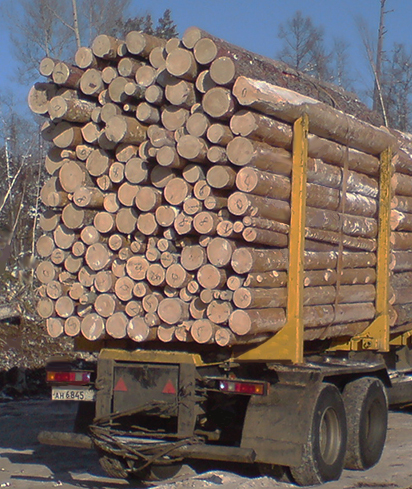
%> input picture img/done/4.jpg, 412 x 489 px
$ octave detect.m   (GNU Octave 9; MATLAB toolbox functions it lacks are replaced by stand-ins)
%> lines starting %> are read from the running program, lines starting %| are printed output that depends on the picture; in (x1, y1, x2, y2) boxes, pixels count from 0 and x2, y2 are one past the last pixel; in counts of white or black regions, pixels touching at a corner belong together; the program's own positions count from 1
clc; clear;

%%%%%%%%%%%%%%%%%%%%%%%%%%%%%%%%%%%%%%%%%%%%%%%%%%%%%%%%%%%%%%%%%%%%%%%%%%
% im = imread("test_1.jpg");
% imgray = rgb2gray(im);
% imbin = imbinarize(imgray);
% im = edge(imgray, 'prewitt');
%
%
% % im = imclose(im, ones(3));
% % im = bwmorph(im, 'thin', Inf);
%
%
%
%
% imshow(im);

%%%%%%%%%%%%%%%%%%%%%%%%%%%%%%%%%%%%%%%%%%%%%%%%%%%%%%%%%%%%%%%%%%%%%%%%%%

im = imresize(double(imread('img/done/4.jpg'))/255, [1000 NaN]);
im = rgb2gray(im);
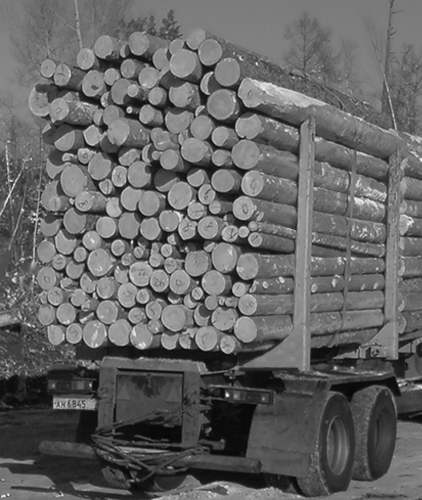
%> im: size 1000x843 double (shown at 1/2 size); min 0.0175, max 1.03, mean 0.419; drawn with min black and max white
% figure imshow(im);
% figure imhist(im);

[level,EM] = graythresh(im);
%> level = 0.388; EM = 0.707
level
%> level = 0.388
BW = imbinarize(im,level);
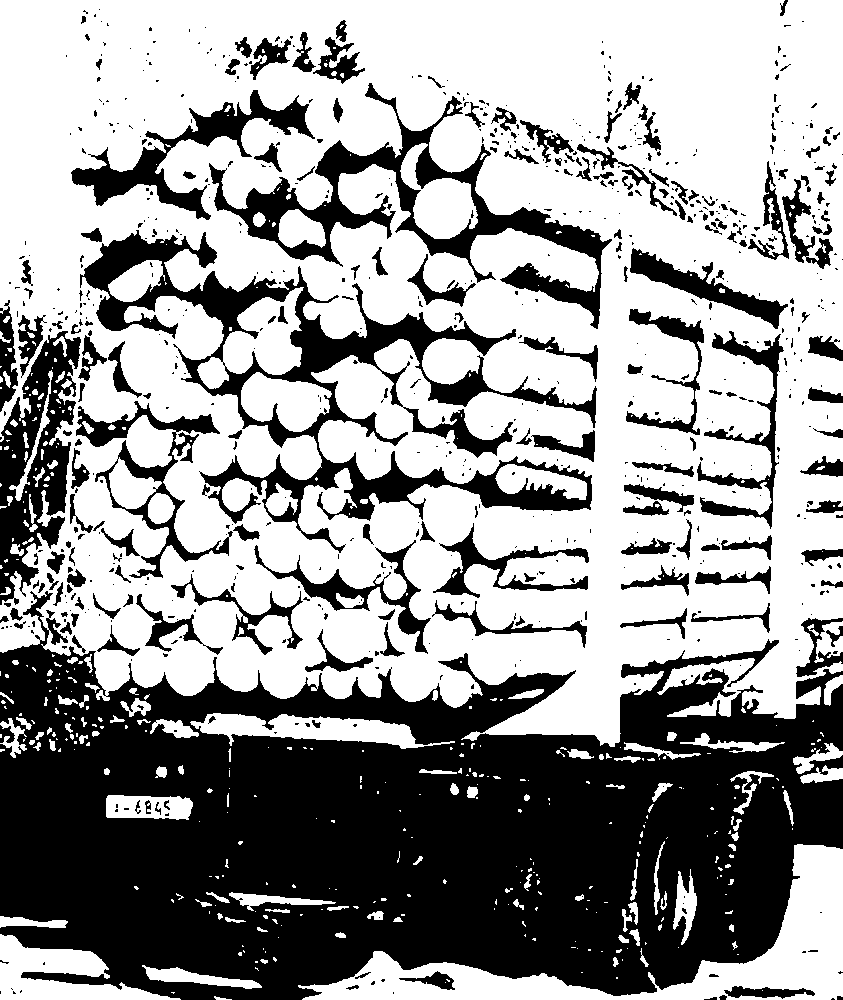
%> BW: size 1000x843 logical; 60.1% white; 745 black regions (543 under 20 px), largest, box (x1, y1, x2, y2) and area: (0, 591, 843, 1000) 216061, (80, 230, 597, 553) 30960, (209, 83, 612, 329) 15941
% figure imshowpair(im,BW,'montage');

im_fill = imfill(BW, 'holes');
%> im_fill: size 1000x843 logical; 72.6% white; 26 black regions (8 under 20 px), largest, box (x1, y1, x2, y2) and area: (0, 591, 843, 1000) 215771, (0, 331, 81, 605) 10665, (0, 306, 18, 412) 1107
% figure imshow(im_fill);
im_addad = im_fill - BW;
%> im_addad: size 1000x843 double; values 0 (black) and 1 (white), 12.5% white; 731 white regions (545 under 20 px), largest, box (x1, y1, x2, y2) and area: (80, 230, 597, 553) 30960, (209, 83, 612, 329) 15941, (71, 90, 315, 220) 6643
% figure imshow(im_addad);
se = strel('square', 3);
im_addad = imopen(im_addad, se);
%> im_addad: size 1000x843 double; values 0 (black) and 1 (white), 11.4% white; 367 white regions (149 under 20 px), largest, box (x1, y1, x2, y2) and area: (210, 120, 610, 271) 13067, (182, 268, 516, 446) 8902, (264, 452, 592, 522) 7389
im_addad = imclose(im_addad, se);
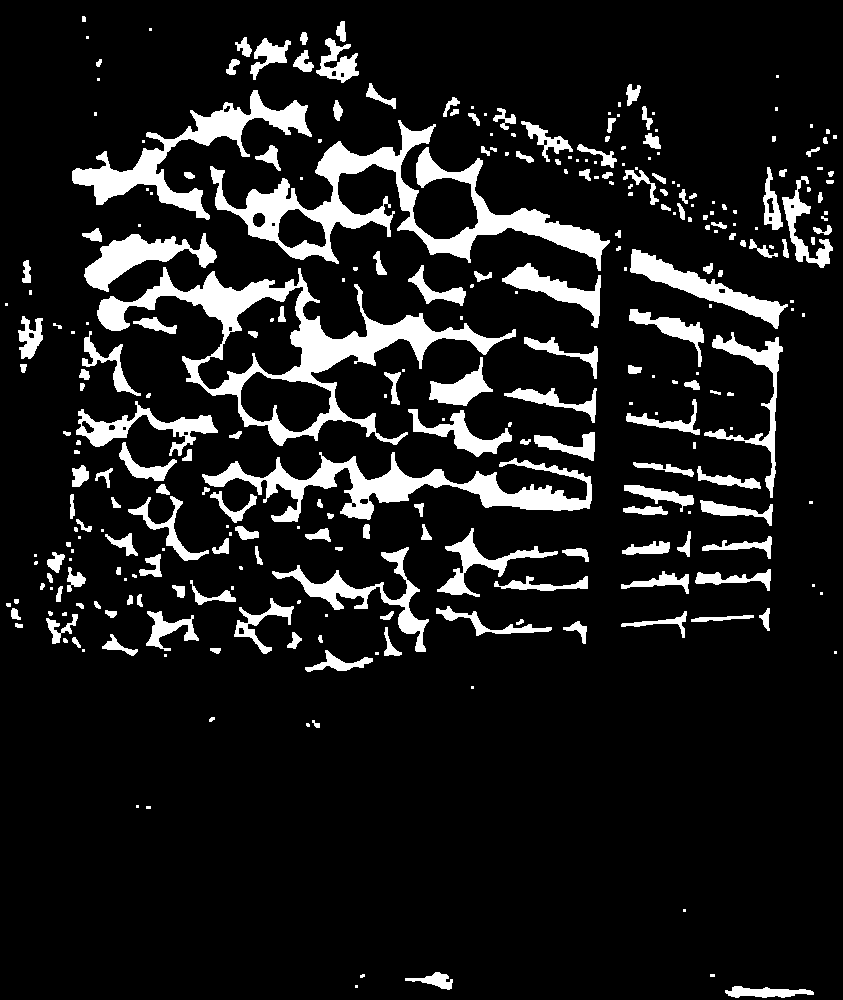
%> im_addad: size 1000x843 double; values 0 (black) and 1 (white), 11.6% white; 295 white regions (115 under 20 px), largest, box (x1, y1, x2, y2) and area: (97, 267, 516, 446) 13671, (210, 120, 610, 271) 13217, (202, 452, 592, 522) 8194
% figure imshow(im_addad);
im_addad2 = ~im_addad;
% figure, imshow(im_addad2);
im_fill = im_fill .* im_addad2;
%> im_fill: size 1000x843 double; values 0 (black) and 1 (white), 61% white; 319 black regions (122 under 20 px), largest, box (x1, y1, x2, y2) and area: (0, 591, 843, 1000) 216101, (97, 267, 516, 446) 13671, (210, 120, 610, 271) 13217
% figure, imshow(im_fill);


numberOfPixel = double(uint16(size(im, 1) * size(im, 2) * 0.001));
im_fill2 = bwareaopen(im_fill, min(numberOfPixel, 100));
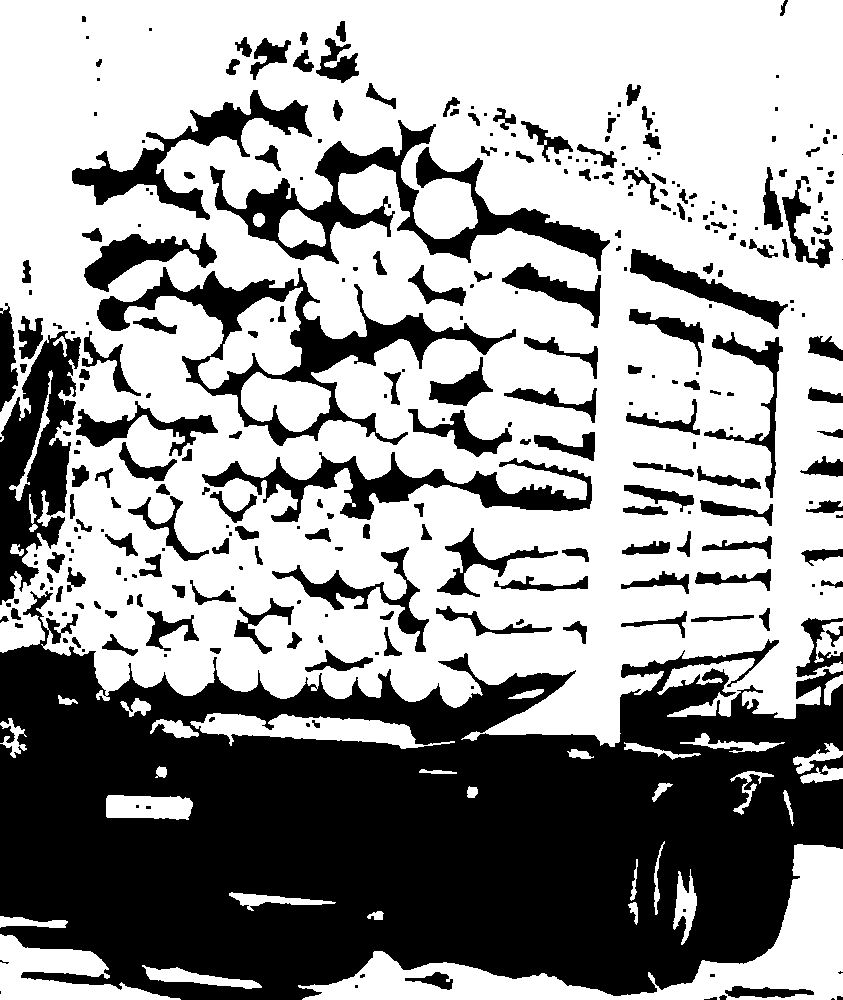
%> im_fill2: size 1000x843 logical; 60.3% white; 319 black regions (122 under 20 px)
% figure, imshow(im_fill2);
% im_fill3 = ~bwareaopen(~im_fill2, min(numberOfPixel, 50));
% figure imshow(im_fill3);

stats = regionprops(im_fill2,'BoundingBox', 'Orientation', 'EulerNumber');
%> stats = 39 regions; largest, box (x1, y1, x2, y2), Orientation and EulerNumber: (0, 0, 843, 747) -8.99 -285, (298, 844, 843, 1000) 7.93 -4, (0, 934, 181, 1000) -10.97 1, (198, 287, 303, 389) 38.59 -2, (190, 713, 455, 749) -3.3 -2
imshow(im_fill2);
% im_masked = im;
% im_masked2 = uint8(zeros(size(im)));

index = [];

for I = 1:size(stats, 1)
    upper_left_x = stats(I).BoundingBox(1);
    upper_left_y = stats(I).BoundingBox(2);
    x_width = stats(I).BoundingBox(3);
    y_width = stats(I).BoundingBox(4);
    lower_right_x = upper_left_x + x_width;
    lower_right_y = upper_left_y + y_width;
    upper_left_x_int = int32(upper_left_x);
    upper_left_y_int = int32(upper_left_y);

    nesbat = x_width/y_width;
    if nesbat < 6 && nesbat > 2 && stats(I).Orientation > -20 && stats(I).Orientation < 20 &&  stats(I).EulerNumber <= -2 && stats(I).EulerNumber >= -9
        index = [index, I];
%         disp(['I = ', num2str(I)])
    end

%     im_masked(upper_left_y_int:upper_left_y_int+y_width-1, upper_left_x_int:upper_left_x_int+x_width-1) = im_masked(upper_left_y_int:upper_left_y_int+y_width-1, upper_left_x_int:upper_left_x_int+x_width-1) .* uint8(~stats(I).Image);
%     im_masked2(upper_left_y_int:upper_left_y_int+y_width-1, upper_left_x_int:upper_left_x_int+x_width-1) = im_masked2(upper_left_y_int:upper_left_y_int+y_width-1, upper_left_x_int:upper_left_x_int+x_width-1) + im_masked(upper_left_y_int:upper_left_y_int+y_width-1, upper_left_x_int:upper_left_x_int+x_width-1);
end
%> this loop made 39 passes
%> (upper_left_x, upper_left_y, x_width, y_width, lower_right_x, lower_right_y, upper_left_x_int, upper_left_y_int) on pass 21: (298.5, 844.5, 545, 156, 843.5, 1000.5, 299, 845)

figure, imshow(im);
hold on;
for I = 1:size(index, 2)
    upper_left_x = stats(index(I)).BoundingBox(1); upper_left_x = upper_left_x - (x_width.*0.1);
    upper_left_y = stats(index(I)).BoundingBox(2);
    x_width = stats(index(I)).BoundingBox(3); x_width = x_width + (x_width .* 0.4);
    y_width = stats(index(I)).BoundingBox(4);
    lower_right_x = upper_left_x + x_width;
    lower_right_y = upper_left_y + y_width;

    line([upper_left_x upper_left_x+x_width],[upper_left_y upper_left_y],'LineWidth', 3, 'Color','green');
    line([upper_left_x upper_left_x],[upper_left_y upper_left_y+y_width],'LineWidth', 3, 'Color','green');
    line([lower_right_x lower_right_x-x_width],[lower_right_y lower_right_y],'LineWidth', 3, 'Color','green');
    line([lower_right_x lower_right_x],[lower_right_y lower_right_y-y_width],'LineWidth', 3, 'Color','green');
end
%> this loop made 1 pass
%> (upper_left_x, upper_left_y, x_width, y_width, lower_right_x, lower_right_y) on pass 1: (296.6, 844.5, 763, 156, 1059.6, 1000.5)
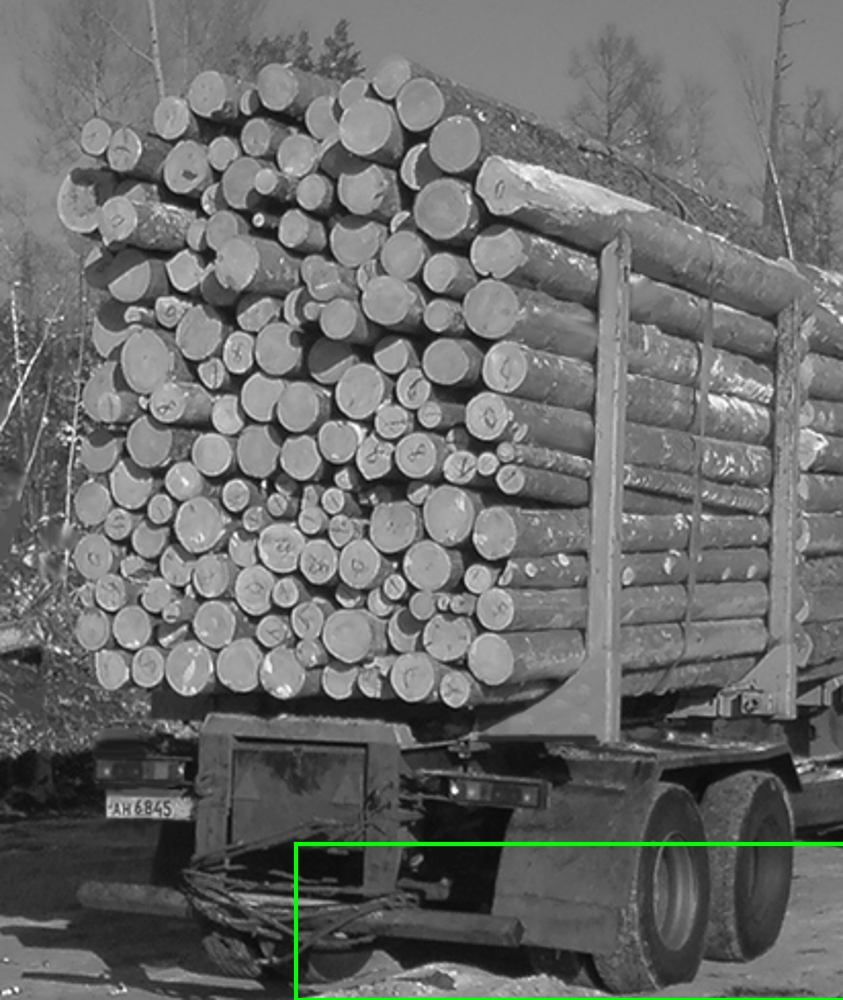
%> figure redrawn from the program's plot data
hold off;


% [32 lines of commented-out code are left out]

%%%%%%%%%%%%%%%%%%%%%%%%%%%%%%%%%%%%%%%%%%%%%%%%%%%%%%%%%%%%%%%%%%%%%%%%%%%%%%

$ run again, with img/done/1.jpg copied over img/done/4.jpg
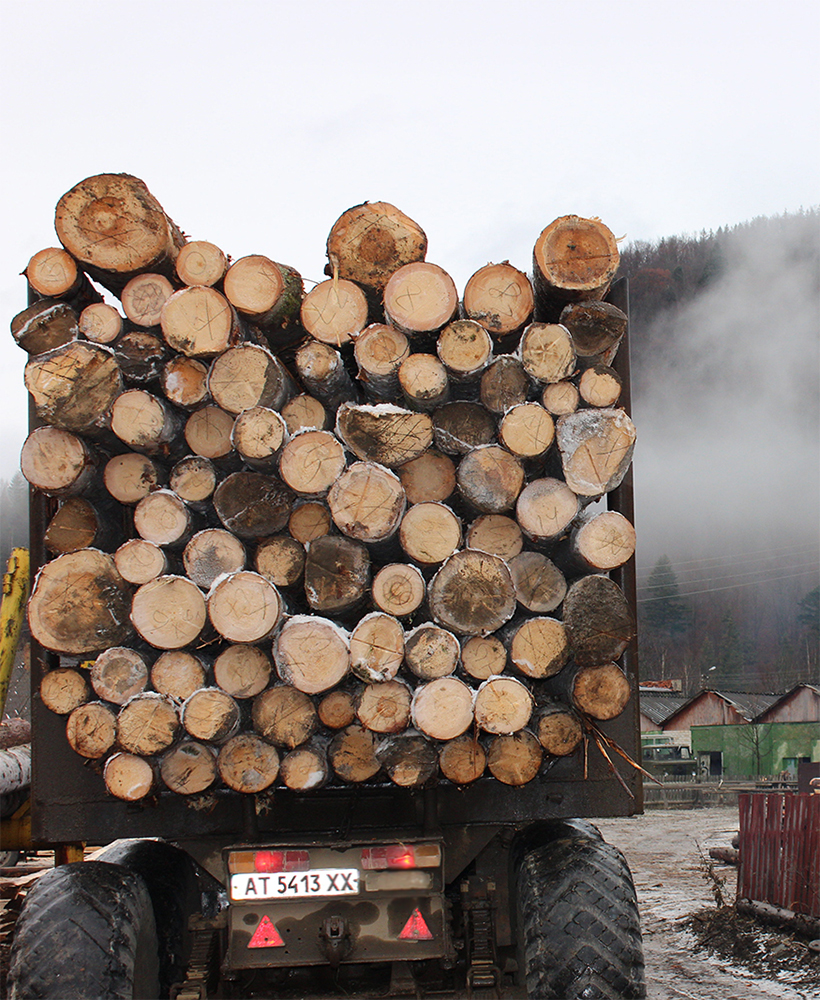
%> input picture img/done/1.jpg, 820 x 1000 px
%> `[level,EM] = graythresh(im);`: level = 0.529; EM = 0.767
%> `level`: level = 0.529
%> `BW = imbinarize(im,level);`:
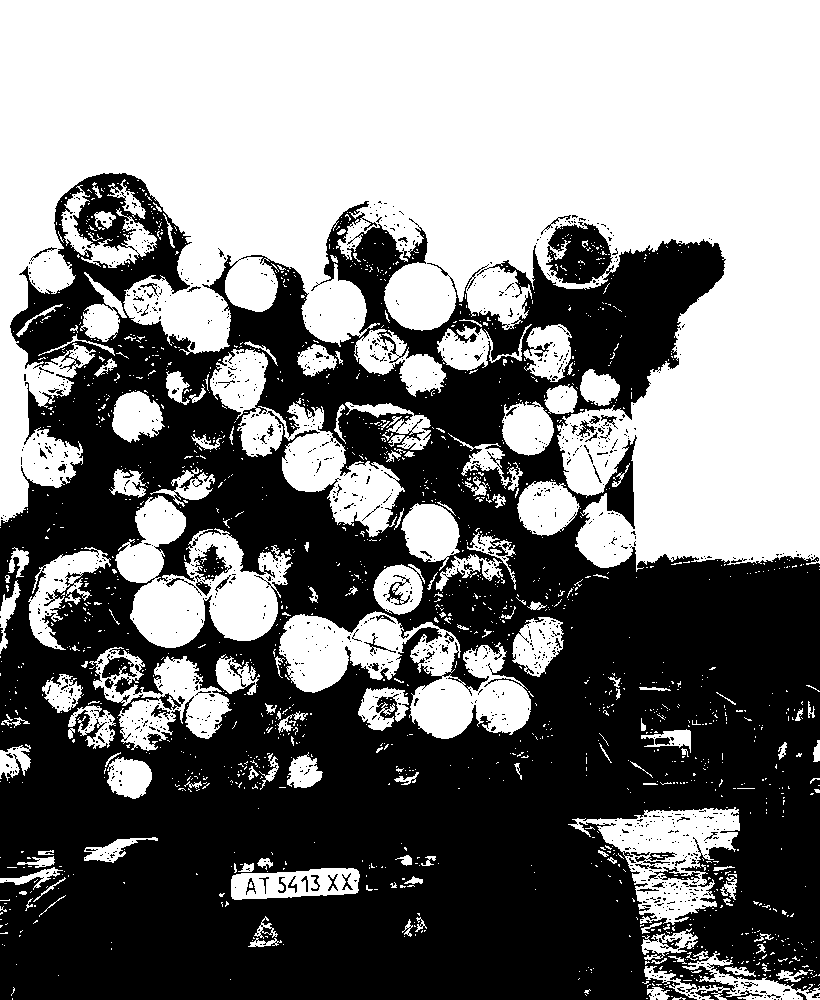
%> BW: size 1000x820 logical; 49.1% white; 1652 white regions (1492 under 20 px), largest, box (x1, y1, x2, y2) and area: (0, 0, 820, 572) 286628, (279, 611, 531, 739) 14512, (115, 495, 293, 648) 13557
%> im_addad2: size 1000x820 logical; 99.4% white; 73 black regions (48 under 20 px), largest, box (x1, y1, x2, y2) and area: (549, 225, 611, 284) 2685, (199, 547, 224, 576) 437, (102, 657, 130, 688) 405
%> im_fill2: size 1000x820 logical; 49.1% white; 66 white regions
%> stats = 66 regions; largest, box (x1, y1, x2, y2), Orientation and EulerNumber: (0, 0, 820, 572) -12.74 -17, (210, 349, 405, 537) -41.74 0, (279, 611, 531, 739) -16.61 -4, (115, 495, 293, 648) -22.13 -5, (568, 807, 740, 925) 2.9 -9
%> the loop `for I = 1:size(stats, 1)` made 66 passes
%> (upper_left_x, upper_left_y, x_width, y_width, lower_right_x, lower_right_y, upper_left_x_int, upper_left_y_int) on pass 29: (231.5, 868.5, 129, 32, 360.5, 900.5, 232, 869)
%> the loop `for I = 1:size(index, 2)` made 1 pass
%> (upper_left_x, upper_left_y, x_width, y_width, lower_right_x, lower_right_y) on pass 1: (230.8, 868.5, 180.6, 32, 411.4, 900.5)
%> after the loop `for I = 1:size(index, 2)`:
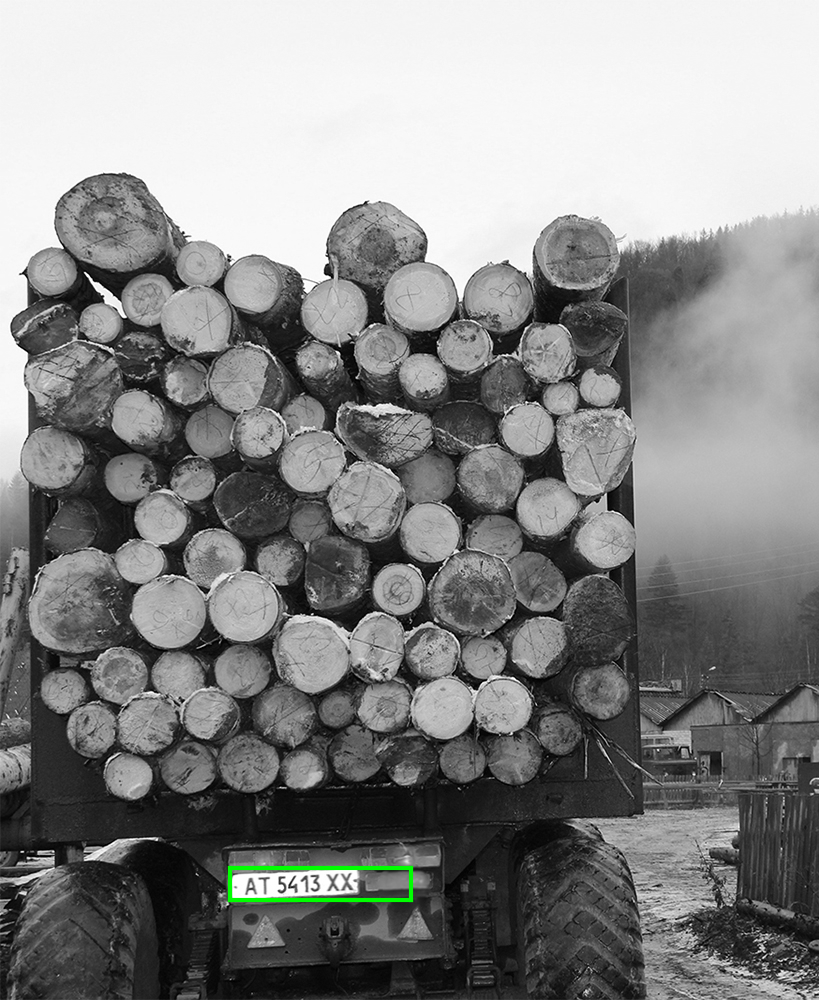
%> figure redrawn from the program's plot data
